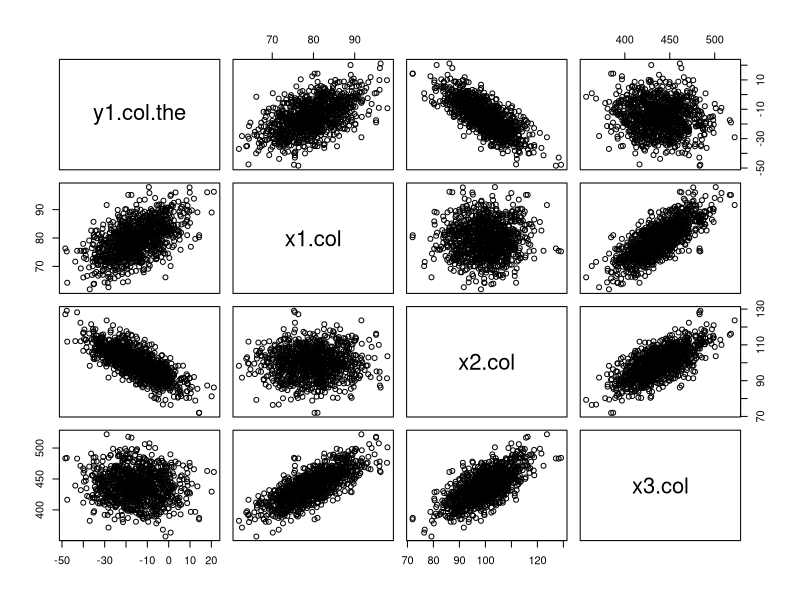
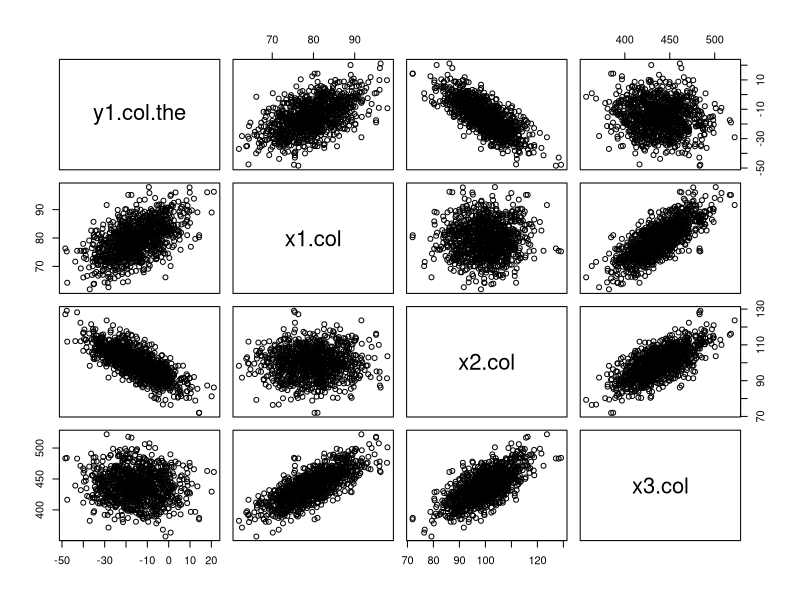
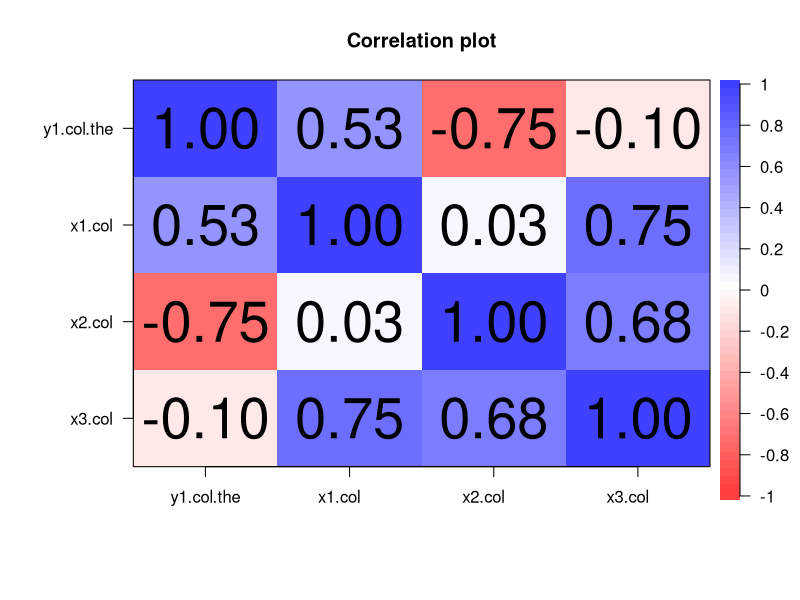

The R source for these figures, in order: (Note: this script raises an error after producing the figures.)
####+####+####+####+####+####+####+####+####+####+####+####+####+####+####+####+

#Marc d. Paradis
#R 3.5.1 for Windows
#RStudio 1.1.456


# collinearity.R
# Yezhou Sun/Marc d. Paradis

# Exact collinearity

# Create independent and dependent variables
set.seed(32100)

x1.col <- 
  rnorm(
    n = 1000, 
    mean = 80, 
    sd = 6
    )

set.seed(32101)

x2.col <- 
  rnorm(
    n = 1000, 
    mean = 100, 
    sd = 8
    )

# Note that x1.col and x2.col are technically independent of each other and
# represent what is called a bivariate (two variables) normal (Gaussian/Bell
# curve) distribution.  Bivariate Normal Distributions are usually independent
# we are now about to create a third, perfectly collinear variable:

x3.col <- 
  3*x1.col + 2*x2.col

set.seed(32102)

y1.col.the <- 
  5 + # Intercept: Theta0
  x1.col - x2.col + # Coefficients: Theta1 and Theta2
  rnorm( # Residuals normally distributed around the response variable
    n = 1000, 
    mean = 0, 
    sd = 4
    )

df.3lr.col.obs <- 
  data.frame(
    y1.col.the,
    x1.col, 
    x2.col, 
    x3.col
    )

head(
  x = df.3lr.col.obs, 
  n = 10
  )

cor(df.3lr.col.obs) # Some pretty strong correlations

plot(df.3lr.col.obs) # Even more obvious when visualized. Note even if you
#                    # knew nothing about the code above, looking at this data
#                    # it is pretty easy to see that x1.col and x2.col are
#                    # likely to be independent and that y1.col.the and x1.col
#                    # seem also largely independent.

pairs(df.3lr.col.obs) # Plots the same thing as above, but is a more explicit
#                     # call

# To make this qualitatively and quantitatively even clearer, let's use the
# cor.plot function from the psych package

library(psych)

cor.plot(
  r = cor( # A correlation matrix
    x = df.3lr.col.obs,
    use = 'everything',
    method = 'pearson'  # Others: 'kendall' or 'spearman'
    ),
  numbers = TRUE # Display the numeric value of the correlations
  )

m.3lr.col.obs <- 
  lm(
    y1.col.the ~ x1.col + x2.col + x3.col, # Note incorrectly specified model
    data = df.3lr.col.obs
    )

summary(m.3lr.col.obs) # Note that x3 was removed during fitting. Why is this?

x.temp <- 
  cbind(
    1, 
    as.matrix(
      df.3lr.col.obs[,2:4]
      )
    )

head(
  x = x.temp, 
  n = 10
  )

solve(t(x.temp) %*% x.temp)

# Try to find regression coefficient betas using t(X) %*% X but it's not 
# solvable because linear correlation.

m1.3lr.col.obs <- 
  lm(
    y1.col.the ~ x1.col + x2.col, 
    data = df.3lr.col.obs
    )

summary(m1.3lr.col.obs)

m2.3lr.col.obs <- 
  lm(
    y1.col.the ~ x1.col + x3.col, # Endogeneity and Collinearity
    data = df.3lr.col.obs
    )

summary(m2.3lr.col.obs) # Note how far off coefficients are, even though
#                       # intercept is largely accurate.  But you just don't
#                       # know

m3.3lr.col.obs <- 
  lm(
    y1.col.the ~ x2.col + x3.col, # Endogeneity and Collinearity
    data = df.3lr.col.obs
    )

summary(m3.3lr.col.obs) # Note how far off coefficients are, even though
#                       # intercept is largely accurate.  But you just don't
#                       # know

rm(
  list = ls()
  )

# END
